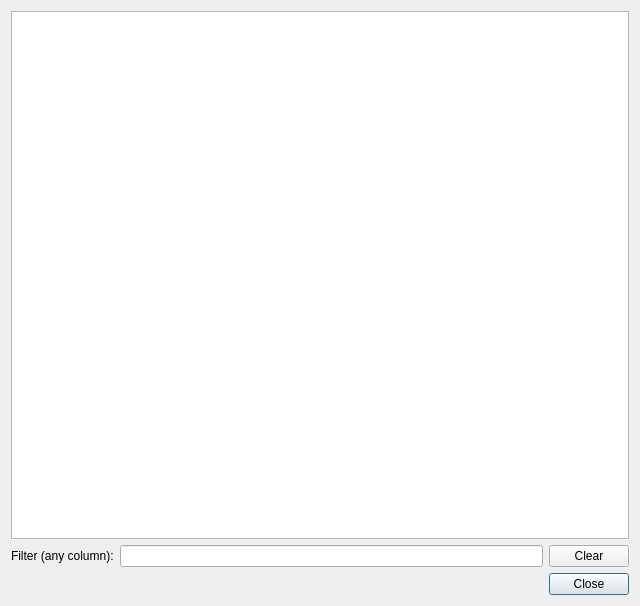
<?xml version="1.0" encoding="UTF-8"?>
<ui version="4.0">
 <class>FlyEmBodyInfoDialog</class>
 <widget class="QDialog" name="FlyEmBodyInfoDialog">
  <property name="geometry">
   <rect>
    <x>0</x>
    <y>0</y>
    <width>640</width>
    <height>606</height>
   </rect>
  </property>
  <property name="windowTitle">
   <string>Body information</string>
  </property>
  <layout class="QVBoxLayout" name="verticalLayout">
   <item>
    <widget class="QTableView" name="tableView">
     <property name="editTriggers">
      <set>QAbstractItemView::EditKeyPressed</set>
     </property>
     <property name="sortingEnabled">
      <bool>true</bool>
     </property>
     <attribute name="horizontalHeaderStretchLastSection">
      <bool>true</bool>
     </attribute>
     <attribute name="verticalHeaderVisible">
      <bool>false</bool>
     </attribute>
    </widget>
   </item>
   <item>
    <layout class="QHBoxLayout" name="horizontalLayout_2">
     <property name="bottomMargin">
      <number>0</number>
     </property>
     <item>
      <widget class="QLabel" name="label">
       <property name="text">
        <string>Filter (any column):</string>
       </property>
      </widget>
     </item>
     <item>
      <widget class="QLineEdit" name="filterLineEdit">
       <property name="text">
        <string/>
       </property>
      </widget>
     </item>
     <item>
      <widget class="QPushButton" name="clearFilterButton">
       <property name="text">
        <string>Clear</string>
       </property>
      </widget>
     </item>
    </layout>
   </item>
   <item>
    <layout class="QHBoxLayout" name="horizontalLayout">
     <item>
      <spacer name="horizontalSpacer_2">
       <property name="orientation">
        <enum>Qt::Horizontal</enum>
       </property>
       <property name="sizeHint" stdset="0">
        <size>
         <width>40</width>
         <height>20</height>
        </size>
       </property>
      </spacer>
     </item>
     <item>
      <widget class="QLabel" name="loadingLabel">
       <property name="text">
        <string/>
       </property>
      </widget>
     </item>
     <item>
      <spacer name="horizontalSpacer">
       <property name="orientation">
        <enum>Qt::Horizontal</enum>
       </property>
       <property name="sizeHint" stdset="0">
        <size>
         <width>40</width>
         <height>20</height>
        </size>
       </property>
      </spacer>
     </item>
     <item>
      <widget class="QPushButton" name="closeButton">
       <property name="text">
        <string>Close</string>
       </property>
       <property name="default">
        <bool>true</bool>
       </property>
      </widget>
     </item>
    </layout>
   </item>
  </layout>
 </widget>
 <resources/>
 <connections/>
</ui>
